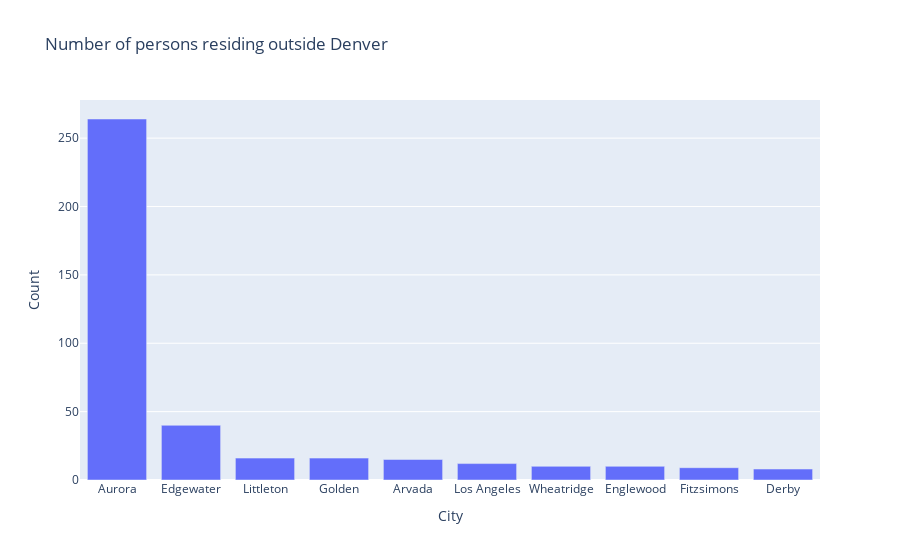

Notebook code for this chart:
### Code cell
import plotly.express as px
city_counts = kkk_df['residenceCity'].value_counts().nlargest(11).reset_index()
city_count = city_counts.tail(10)
fig = px.bar(
    city_count,
    x='residenceCity',
    y='count',
    title='Number of persons residing outside Denver',  
    labels={'residenceCity': 'City', 'count': 'Count'}  
)
fig.show()

### Figure 1 — Plotly figure (JSON) as saved in the notebook; plotly's stock layout.template omitted (floating-point values rounded to 4 significant figures)
{"data": [{"alignmentgroup": "True", "hovertemplate": "City=%{x}<br>Count=%{y}<extra></extra>", "legendgroup": "", "marker": {"color": "#636efa", "pattern": {"shape": ""}}, "name": "", "offsetgroup": "", "orientation": "v", "showlegend": false, "textposition": "auto", "type": "bar", "x": ["Aurora", "Edgewater", "Littleton", "Golden", "Arvada", "Los Angeles", "Wheatridge", "Englewood", "Fitzsimons", "Derby"], "xaxis": "x", "y": [264, 40, 16, 16, 15, 12, 10, 10, 9, 8], "yaxis": "y"}], "layout": {"autosize": true, "barmode": "relative", "legend": {"tracegroupgap": 0}, "title": {"text": "Number of persons residing outside Denver"}, "xaxis": {"anchor": "y", "autorange": true, "domain": [0, 1], "range": [-0.5, 9.5], "title": {"text": "City"}, "type": "category"}, "yaxis": {"anchor": "x", "autorange": true, "domain": [0, 1], "range": [0, 277.9], "title": {"text": "Count"}, "type": "linear"}}}
